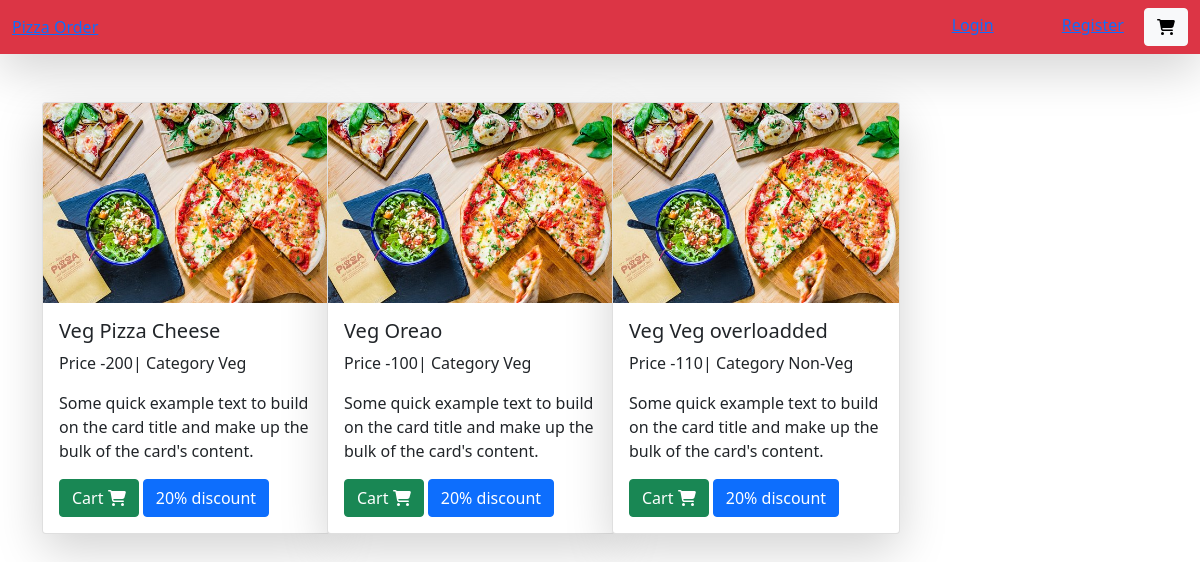
The page / on the database its author committed.
### app/models.py (models this page shows)
class BaseModel(models.Model):
    uid=models.UUIDField(default=uuid.uuid4,editable=False,primary_key=True)
    created_at=models.DateField(auto_now_add=True)
    updated_at=models.DateField(auto_now_add=True)
    class Meta:
        abstract=True

class Pizza(BaseModel):
    category=models.ForeignKey(PizzaCategory,on_delete=models.CASCADE,related_name='pizzas')
    pizza_name=models.CharField(max_length=100)
    price=models.IntegerField(default=100)
    imge=models.ImageField(upload_to="pizza")

class PizzaCategory(BaseModel):
    category_name=models.CharField(max_length=100)

### app/views.py (the view)
# urls.py: path('',views.home,name='home'),
def home(request):
    pizza=Pizza.objects.all()
    return render(request,'home.html',{'pizza':pizza})

### app/templates/home.html
{% extends 'base.html' %}
{% block content %}
    <div class="container mt-5">
        <div class="row">
            {% for pi in pizza %}
           <div class="col-md-3">
            <div class="card shadow-lg" style="width: 18rem;">
                <img src="/media/{{pi.imge}}" style="height:200px;" class="card-img-top" alt="...">
                <div class="card-body">
                    <h5 class="card-title">{{pi.pizza_name}}</h5>
                    <p>Price -{{pi.price}}| Category {{pi.category.category_name}}</p>
                  <p class="card-text">Some quick example text to build on the card title and make up the bulk of the card's content.</p>
                  <a href="{% url 'addcart' pi.uid %}"class='btn btn-success'>Cart <i class="fa-solid fa-cart-shopping  text-djanger"></i></a>
                  <a href=""class='btn btn-primary'>20% discount</a>
                </div>
              </div>
           </div>
           {% endfor %}
        </div>
    </div>
{% endblock content %}

### app/templates/base.html (shortened to what this page needs)
<!doctype html>
<html lang="en">
  <head>
    <link href="https://cdn.jsdelivr.net/npm/bootstrap@5.1.3/dist/css/bootstrap.min.css" rel="stylesheet">
    <link rel="stylesheet" href="/static/all.min.css">
  </head>
  <body>
      <div class="navbar navbar-dark bg-danger shadow-lg">
        <div class="container-fluid">
          <a href="navbar-brand">Pizza Order</a>
          <div class="d-flux ">
            {% if request.user.is_authenticated %}
          <a href="{% url 'login' %}"class="btn btn-primary">Dashboared</a>
          {% else %}
          <a href="{% url 'login' %}"class="px-5">Login</a>
          <a href="{% url 'register' %}"class="px-3">Register</a>
          {% endif %}
          <a class="btn btn-light" href="{% url 'cart' %}"> <i class="fa-solid fa-cart-shopping "></i>{{request.User.get_cart_count}}</a>
        </div>
        </div>
      </div>
    {% block content %}{% endblock content %}
  </body>
</html>

### rows shown on the page
Pizza: imge (picture), pizza_name "Veg Pizza Cheese", price "200", category.category_name "Veg"
Pizza: imge (picture), pizza_name "Veg Oreao", price "100", category.category_name "Veg"
Pizza: imge (picture), pizza_name "Veg Veg overloadded", price "110", category.category_name "Non-Veg"
